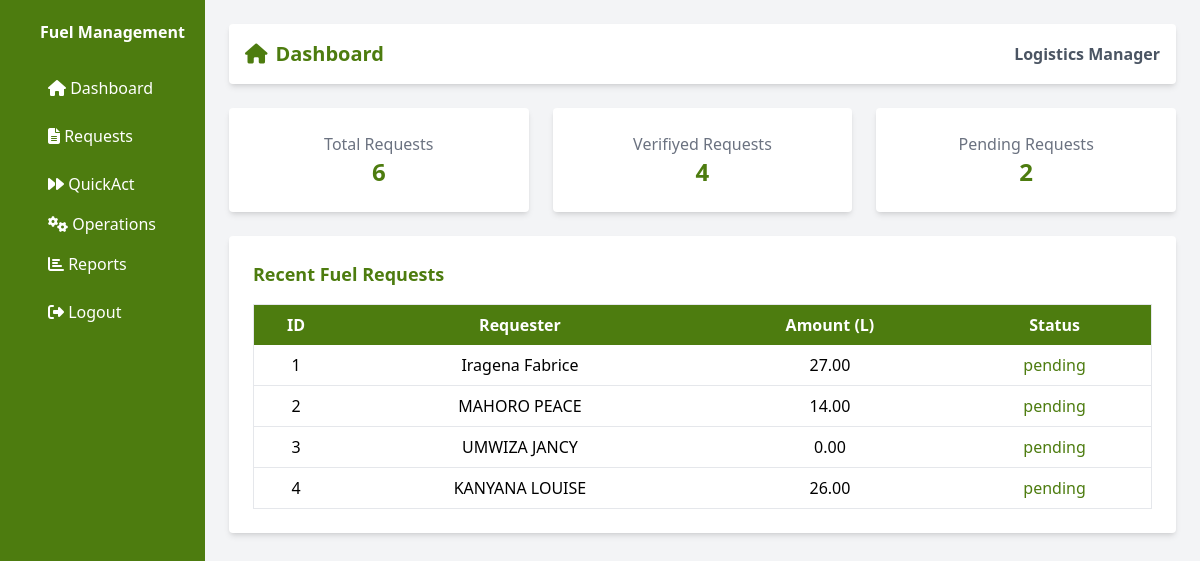
Page /dashboard.php (signed in) on the committed database.
### tables this page shows
CREATE TABLE `fuel_request` (
  `req_id` int(11) NOT NULL,
  `stf_code` varchar(50) NOT NULL,
  `requested_date` date NOT NULL,
  `head_mission` varchar(255) NOT NULL,
  `driver_name` varchar(100) NOT NULL,
  `vehicle_type` varchar(50) NOT NULL,
  `plate_number` varchar(20) NOT NULL,
  `location_from` varchar(255) NOT NULL,
  `location_to` varchar(255) NOT NULL,
  `kilometer` int(11) DEFAULT NULL,
  `date_from` date NOT NULL,
  `date_to` date NOT NULL,
  `fuel_type` varchar(50) NOT NULL,
  `requested_qty` decimal(10,2) NOT NULL,
  `received_qty` decimal(10,2) DEFAULT NULL,
  `price` decimal(10,2) DEFAULT NULL,
  `status` enum('pending','approved','rejected') DEFAULT 'pending',
  `verified_by` varchar(50) DEFAULT '-',
  `approved_by` varchar(50) DEFAULT NULL,
  `signature` varchar(255) DEFAULT NULL,
  `created_at` timestamp NOT NULL DEFAULT current_timestamp(),
  `updated_at` timestamp NOT NULL DEFAULT current_timestamp() ON UPDATE current_timestamp()
);

### dashboard.php (the view, shortened to what this page needs)
<?php
include("./connection.php");
$id =  $_SESSION['staff_code'];
$role = strtoupper($_SESSION["role"]);
?>
<!DOCTYPE html>
<html lang="en">
<head>
    <script src="https://cdn.tailwindcss.com"></script>
</head>
<body class="bg-gray-100">
    <div class="flex h-screen">
        <?php
        include("./components/side.php");
        ?>
        <div class="flex-1 p-6">
            <div class="flex justify-between items-center bg-white p-4 rounded shadow-md">
                <h1 class="text-xl font-semibold text-lime-700 flex flex-row items-center gap-2"><i class="fa-solid fa-home"></i> <span class="lg:flex md:flex sm:flex hidden">Dashboard</span></h1>
                <div class="flex items-center space-x-4">
                    <span class="text-gray-600"><?php echo "<b>" . $_SESSION["name"] . "</b>" ?></span>
                </div>
            </div>
            <div class="grid grid-cols-3 gap-6 my-6">
                <div class="bg-white p-6 rounded shadow-md text-center">
                    <h3 class="text-gray-500">Total Requests</h3>
                    <?php
                    $sql = '';
                    if ($role === "D/CEO" || $role === "CEO") {
                        $sql = "SELECT COUNT(*) AS totalRequest FROM fuel_request WHERE verified_by !='-'";
                    } elseif ($role === 'LOGISTICS') {
                        $sql = "SELECT COUNT(*) AS totalRequest FROM fuel_request ";
                    } else {
                        $sql = "SELECT COUNT(*) AS totalRequest FROM fuel_request WHERE stf_code = '$id'";
                    }
                    $result = mysqli_query($db, $sql);
                    $row = mysqli_fetch_array($result);
                    ?>
                    <p class="text-2xl font-bold text-lime-700"> <?php echo $row['totalRequest'] ?></p>
                </div>
                <div class="bg-white p-6 rounded shadow-md text-center">
                    <h3 class="text-gray-500"><?php echo ($role === 'LOGISTICS') ? 'Verifiyed' : 'Approved' ?> Requests</h3>
                    <p class="text-2xl font-bold text-lime-700">
                        <?php
                        $status = 'approved';
                        $sql1 = '';
                        if ($role === "D/CEO" || $role === "CEO") {
                            $sql1 = "SELECT COUNT(*) AS approved FROM fuel_request WHERE verified_by !='-' AND status = '$status'";
                        } elseif ($role === 'LOGISTICS') {
                            $sql1 = "SELECT COUNT(*) AS approved FROM fuel_request WHERE verified_by !='-'";
                        } else {
                            $sql1 = "SELECT COUNT(*) AS approved FROM fuel_request WHERE status = '$status' AND stf_code = '$id'";
                        }
                        $approved = mysqli_query($db, $sql1);
                        $Arows = mysqli_fetch_array($approved);
                        echo $Arows['approved'];
                        ?>
                    </p>
                </div>
                <div class="bg-white p-6 rounded shadow-md text-center">
                    <h3 class="text-gray-500">Pending Requests</h3>
                    <p class="text-2xl font-bold text-lime-700">
                        <?php
                        $status = 'pending';
                        $sql2 = '';
                        if ($role === "D/CEO" || $role === "CEO") {
                            $sql2 = "SELECT COUNT(*) AS pendings FROM fuel_request WHERE verified_by !='-' AND status = '$status'";
                        } elseif ($role === 'LOGISTICS') {
                            $sql2 = "SELECT COUNT(*) AS pendings FROM fuel_request WHERE verified_by ='-' AND status != 'rejected'";
                        } else {
                            $sql2 = "SELECT COUNT(*) AS pendings FROM fuel_request WHERE status = '$status' AND stf_code = '$id'";
                        }
                        $pending = mysqli_query($db, $sql2);
                        $Prows = mysqli_fetch_array($pending);
                        echo $Prows['pendings'];
                        ?>
                    </p>
                </div>
            </div>
            <div class="bg-white p-6 rounded shadow-md">
                <h2 class="text-lg font-semibold text-lime-700 mb-4">Recent Fuel Requests</h2>
                <table class="w-full border-collapse border border-gray-200">
                    <thead>
                        <tr class="bg-lime-700 text-white">
                            <th class="p-2">ID</th>
                            <th class="p-2">Requester</th>
                            <th class="p-2">Amount (L)</th>
                            <th class="p-2">Status</th>
                        </tr>
                    </thead>
                    <tbody>
                        <?php
                        $requests = '';
                        if ($role === "D/CEO" || $role === "CEO") {
                            $requests = "SELECT * FROM fuel_request WHERE verified_by != '-' ORDER BY created_at DESC LIMIT 3";
                        } elseif ($role === 'LOGISTICS') {
                            $requests = "SELECT * FROM fuel_request WHERE status != 'approved' ORDER BY created_at ASC LIMIT 5 ";
                        } else {
                            $requests = "SELECT * FROM fuel_request WHERE stf_code = '$id' ORDER BY created_at ASC LIMIT 3 ";
                        }
                        $result = mysqli_query($db, $requests);
                        $i = 0;
                        while ($row = mysqli_fetch_array($result)) {
                            $i++;
                            echo "
                        <tr class='border-b border-gray-200'>
                            <td class='p-2 text-center'>" . $i . "</td>
                            <td class='p-2 text-center'>" . $row['head_mission'] . "</td>
                            <td class='p-2 text-center'>" . $row['requested_qty'] . "</td>
                            <td class='p-2 text-center text-lime-700'>" . $row['status'] . "</td>
                        </tr>
                        ";
                        }
                        ?>
                    </tbody>
                </table>
            </div>
        </div>
    </div>
</body>
</html>

### rows in the picture
fuel_request: head_mission "Iragena Fabrice", requested_qty "27.00", status "pending"
fuel_request: head_mission "MAHORO PEACE", requested_qty "14.00", status "pending"
fuel_request: head_mission "UMWIZA JANCY", requested_qty "0.00", status "pending"
fuel_request: head_mission "KANYANA LOUISE", requested_qty "26.00", status "pending"

### other values in the picture
$_SESSION["name"] "Logistics Manager"
$row['totalRequest'] "6"
$Arows['approved'] "4"
$Prows['pendings'] "2"
